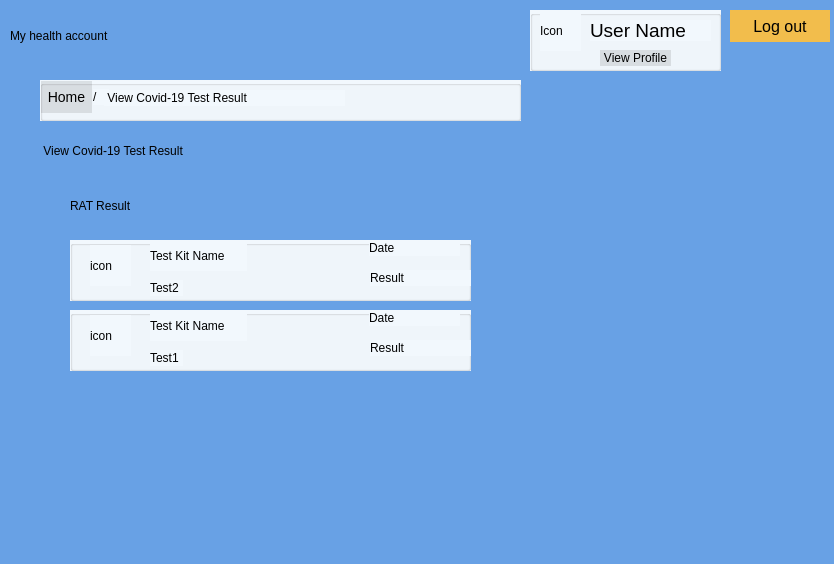
<?xml version="1.0" encoding="UTF-8"?>
<ui version="4.0">
 <class>UserCovid19TestResult</class>
 <widget class="QDialog" name="UserCovid19TestResult">
  <property name="geometry">
   <rect>
    <x>0</x>
    <y>0</y>
    <width>834</width>
    <height>564</height>
   </rect>
  </property>
  <property name="windowTitle">
   <string>Dialog</string>
  </property>
  <property name="styleSheet">
   <string notr="true">background-color: rgb(104, 161, 229);</string>
  </property>
  <widget class="QLabel" name="label_7">
   <property name="geometry">
    <rect>
     <x>40</x>
     <y>130</y>
     <width>361</width>
     <height>41</height>
    </rect>
   </property>
   <property name="styleSheet">
    <string notr="true">font: 18pt &quot;.AppleSystemUIFont&quot;;</string>
   </property>
   <property name="text">
    <string> View Covid-19 Test Result</string>
   </property>
  </widget>
  <widget class="QGroupBox" name="groupBox">
   <property name="geometry">
    <rect>
     <x>70</x>
     <y>240</y>
     <width>401</width>
     <height>61</height>
    </rect>
   </property>
   <property name="styleSheet">
    <string notr="true">background-color: rgb(242, 248, 253)</string>
   </property>
   <property name="title">
    <string/>
   </property>
   <widget class="QLabel" name="labelCapsule1">
    <property name="geometry">
     <rect>
      <x>20</x>
      <y>5</y>
      <width>41</width>
      <height>41</height>
     </rect>
    </property>
    <property name="text">
     <string>icon</string>
    </property>
   </widget>
   <widget class="QLabel" name="labelTestKitName2">
    <property name="geometry">
     <rect>
      <x>80</x>
      <y>0</y>
      <width>97</width>
      <height>31</height>
     </rect>
    </property>
    <property name="styleSheet">
     <string notr="true">font: 16pt &quot;.AppleSystemUIFont&quot;;</string>
    </property>
    <property name="text">
     <string>Test Kit Name</string>
    </property>
   </widget>
   <widget class="QLabel" name="label_3">
    <property name="geometry">
     <rect>
      <x>80</x>
      <y>40</y>
      <width>33</width>
      <height>16</height>
     </rect>
    </property>
    <property name="text">
     <string>Test2</string>
    </property>
   </widget>
   <widget class="QLabel" name="labelRAT2Date">
    <property name="geometry">
     <rect>
      <x>299</x>
      <y>0</y>
      <width>91</width>
      <height>16</height>
     </rect>
    </property>
    <property name="text">
     <string>Date</string>
    </property>
   </widget>
   <widget class="QLabel" name="labelRAT2Result">
    <property name="geometry">
     <rect>
      <x>300</x>
      <y>30</y>
      <width>101</width>
      <height>16</height>
     </rect>
    </property>
    <property name="text">
     <string>Result</string>
    </property>
   </widget>
  </widget>
  <widget class="QLabel" name="label_11">
   <property name="geometry">
    <rect>
     <x>70</x>
     <y>190</y>
     <width>201</width>
     <height>31</height>
    </rect>
   </property>
   <property name="styleSheet">
    <string notr="true">font: 16pt &quot;.AppleSystemUIFont&quot;;</string>
   </property>
   <property name="text">
    <string>RAT Result</string>
   </property>
  </widget>
  <widget class="QGroupBox" name="groupBox_3">
   <property name="geometry">
    <rect>
     <x>70</x>
     <y>310</y>
     <width>401</width>
     <height>61</height>
    </rect>
   </property>
   <property name="styleSheet">
    <string notr="true">background-color: rgb(242, 248, 253)</string>
   </property>
   <property name="title">
    <string/>
   </property>
   <widget class="QLabel" name="labelCapsule2">
    <property name="geometry">
     <rect>
      <x>20</x>
      <y>5</y>
      <width>41</width>
      <height>41</height>
     </rect>
    </property>
    <property name="text">
     <string>icon</string>
    </property>
   </widget>
   <widget class="QLabel" name="labelTestKitName1">
    <property name="geometry">
     <rect>
      <x>80</x>
      <y>0</y>
      <width>97</width>
      <height>31</height>
     </rect>
    </property>
    <property name="styleSheet">
     <string notr="true">font: 16pt &quot;.AppleSystemUIFont&quot;;</string>
    </property>
    <property name="text">
     <string>Test Kit Name</string>
    </property>
   </widget>
   <widget class="QLabel" name="label_14">
    <property name="geometry">
     <rect>
      <x>80</x>
      <y>40</y>
      <width>33</width>
      <height>16</height>
     </rect>
    </property>
    <property name="text">
     <string>Test1</string>
    </property>
   </widget>
   <widget class="QLabel" name="labelRAT1Date">
    <property name="geometry">
     <rect>
      <x>299</x>
      <y>0</y>
      <width>91</width>
      <height>16</height>
     </rect>
    </property>
    <property name="text">
     <string>Date</string>
    </property>
   </widget>
   <widget class="QLabel" name="labelRAT1Result">
    <property name="geometry">
     <rect>
      <x>300</x>
      <y>30</y>
      <width>101</width>
      <height>16</height>
     </rect>
    </property>
    <property name="text">
     <string>Result</string>
    </property>
   </widget>
  </widget>
  <widget class="QGroupBox" name="groupBox_2">
   <property name="geometry">
    <rect>
     <x>40</x>
     <y>80</y>
     <width>481</width>
     <height>41</height>
    </rect>
   </property>
   <property name="styleSheet">
    <string notr="true">background-color: rgb(242, 248, 253)</string>
   </property>
   <property name="title">
    <string/>
   </property>
   <widget class="QLabel" name="label_9">
    <property name="geometry">
     <rect>
      <x>53</x>
      <y>9</y>
      <width>16</width>
      <height>16</height>
     </rect>
    </property>
    <property name="text">
     <string>/</string>
    </property>
   </widget>
   <widget class="QLabel" name="label_10">
    <property name="geometry">
     <rect>
      <x>64</x>
      <y>10</y>
      <width>241</width>
      <height>16</height>
     </rect>
    </property>
    <property name="text">
     <string> View Covid-19 Test Result</string>
    </property>
   </widget>
   <widget class="QPushButton" name="pushButtonHome">
    <property name="geometry">
     <rect>
      <x>1</x>
      <y>1</y>
      <width>51</width>
      <height>32</height>
     </rect>
    </property>
    <property name="styleSheet">
     <string notr="true">QPushButton {
	background-color: rgb(0, 0, 0,0.1); 
	border: none; 
	color: rgb(0, 0, 0); 
	font: 14px;
} 

QPushButton:hover { 
	background-color: rgb(0, 0, 0, 0.1); 
	border: none; 
	color: rgb(0, 43, 255); 
}</string>
    </property>
    <property name="text">
     <string>Home</string>
    </property>
   </widget>
  </widget>
  <widget class="QPushButton" name="pushButtonLogout">
   <property name="geometry">
    <rect>
     <x>730</x>
     <y>10</y>
     <width>100</width>
     <height>32</height>
    </rect>
   </property>
   <property name="styleSheet">
    <string notr="true">QPushButton {

    background-color: rgb(242, 189, 76); 

    border: none; 

    color: rgb(0, 0, 0); 

    font: 16px;

} 

QPushButton:hover { 

    background-color: rgb(245, 149, 66); 

    border: none; 

    color: rgb(0, 43, 255); 

}</string>
   </property>
   <property name="text">
    <string>Log out</string>
   </property>
  </widget>
  <widget class="QLabel" name="label_6">
   <property name="geometry">
    <rect>
     <x>10</x>
     <y>10</y>
     <width>341</width>
     <height>51</height>
    </rect>
   </property>
   <property name="styleSheet">
    <string notr="true">font: 24pt &quot;.AppleSystemUIFont&quot;;</string>
   </property>
   <property name="text">
    <string>My health account </string>
   </property>
  </widget>
  <widget class="QGroupBox" name="groupBox_6">
   <property name="geometry">
    <rect>
     <x>530</x>
     <y>10</y>
     <width>191</width>
     <height>61</height>
    </rect>
   </property>
   <property name="styleSheet">
    <string notr="true">background-color: rgb(242, 248, 253)</string>
   </property>
   <property name="title">
    <string/>
   </property>
   <widget class="QLabel" name="labelUserName">
    <property name="geometry">
     <rect>
      <x>60</x>
      <y>10</y>
      <width>121</width>
      <height>21</height>
     </rect>
    </property>
    <property name="font">
     <font>
      <family>.AppleSystemUIFont</family>
      <pointsize>14</pointsize>
      <italic>false</italic>
      <bold>false</bold>
     </font>
    </property>
    <property name="styleSheet">
     <string notr="true">font: 14pt &quot;.AppleSystemUIFont&quot;;</string>
    </property>
    <property name="text">
     <string>User Name</string>
    </property>
   </widget>
   <widget class="QLabel" name="labelIconUser">
    <property name="geometry">
     <rect>
      <x>10</x>
      <y>0</y>
      <width>41</width>
      <height>41</height>
     </rect>
    </property>
    <property name="text">
     <string>Icon</string>
    </property>
   </widget>
   <widget class="QPushButton" name="pushButtonViewProfile">
    <property name="geometry">
     <rect>
      <x>70</x>
      <y>40</y>
      <width>71</width>
      <height>16</height>
     </rect>
    </property>
    <property name="styleSheet">
     <string notr="true">QPushButton {
	background-color: rgb(0, 0, 0,0.1); 
	border: none; 
	color: rgb(0, 0, 0); 
	font: 12px;
} 

QPushButton:hover { 
	background-color: rgb(0, 0, 0, 0.1); 
	border: none; 
	color: rgb(0, 43, 255); 
}</string>
    </property>
    <property name="text">
     <string>View Profile</string>
    </property>
   </widget>
  </widget>
 </widget>
 <resources/>
 <connections/>
</ui>
